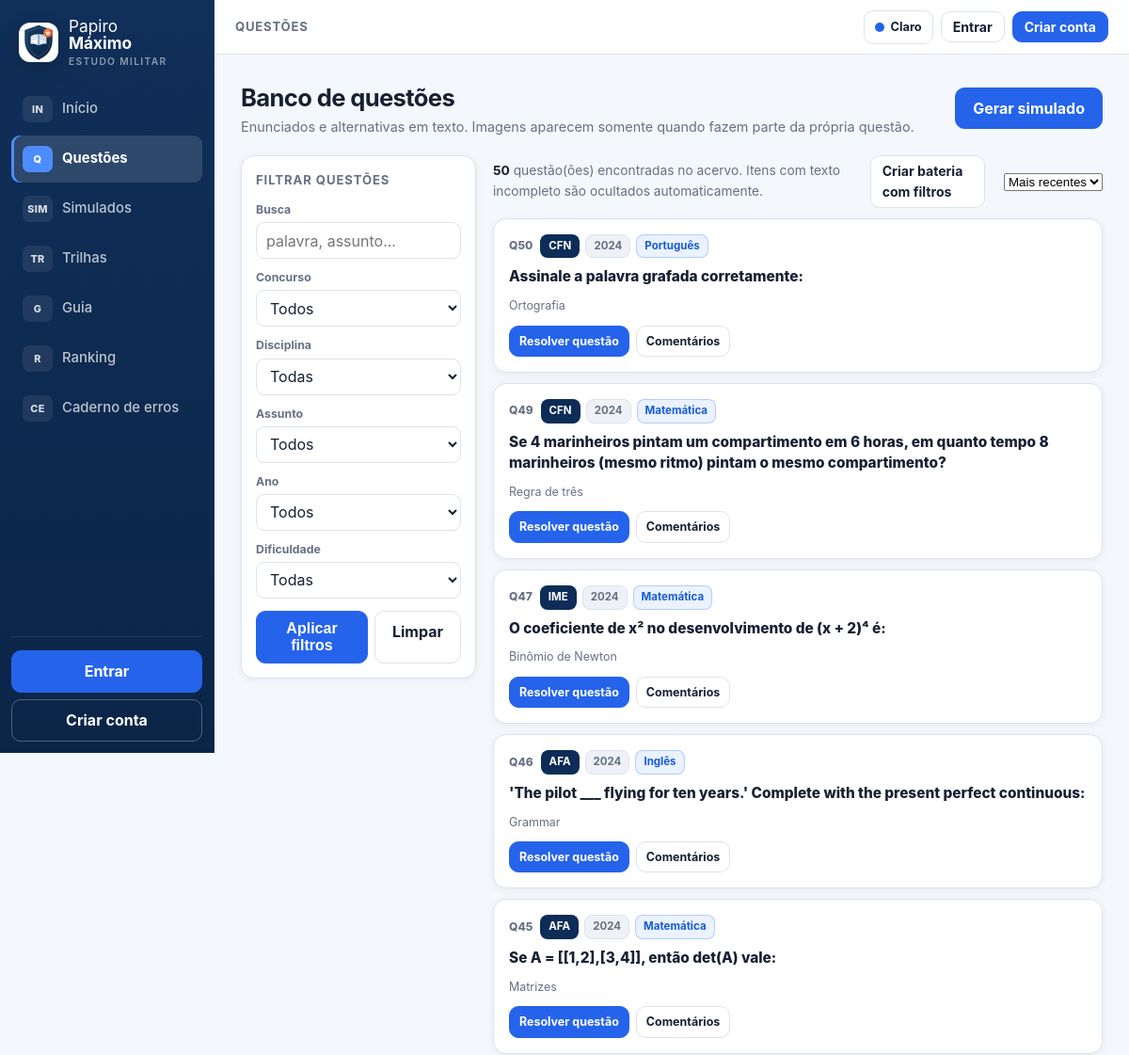
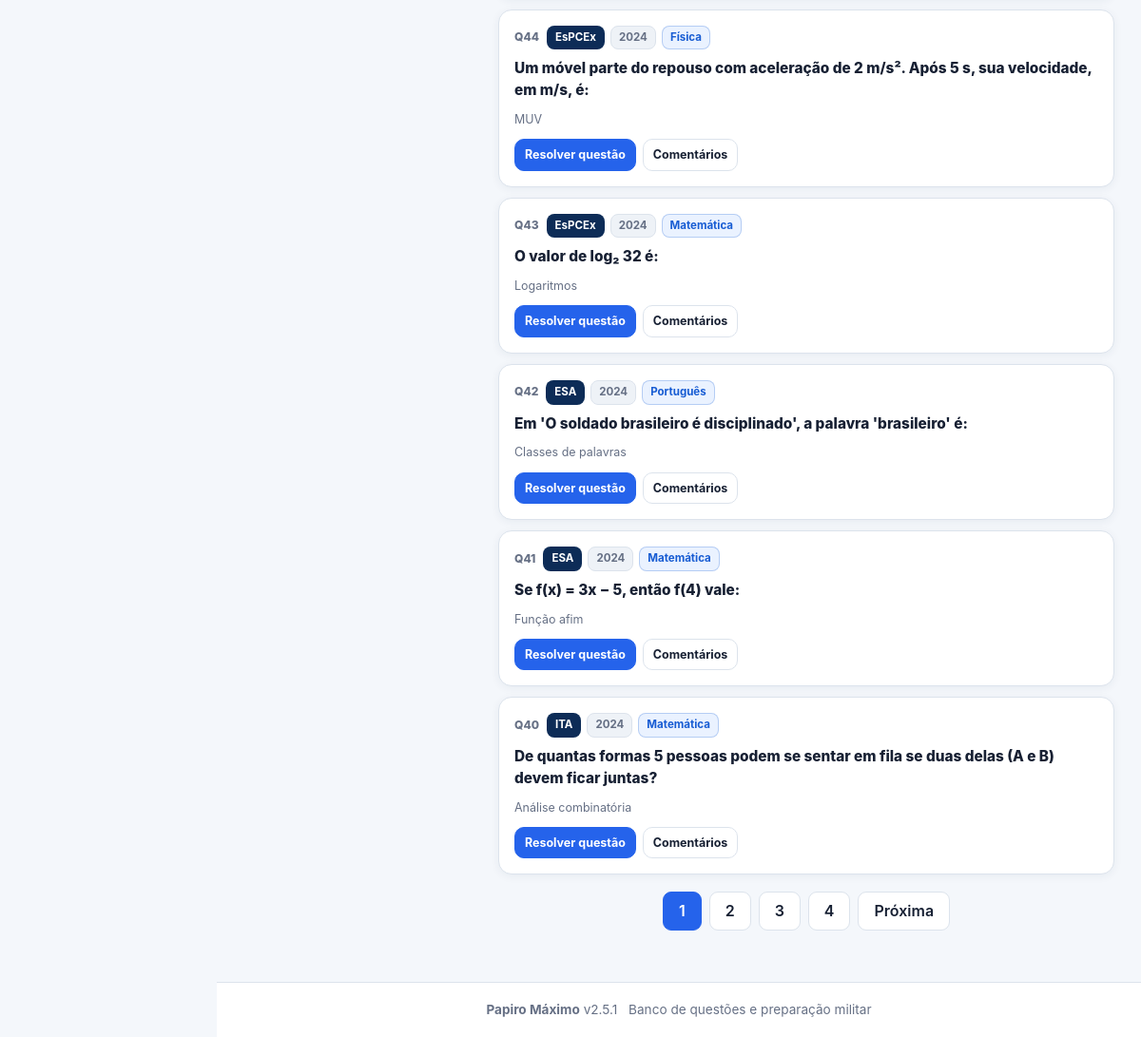
Screenshot of /questoes.php with the database file from the repository (2 pictures, top to bottom).
### tables this page shows
CREATE TABLE IF NOT EXISTS questoes (
  id INT AUTO_INCREMENT PRIMARY KEY,
  slug VARCHAR(40) NOT NULL UNIQUE,
  concurso VARCHAR(20) NOT NULL DEFAULT 'Outro',
  ano INT NOT NULL DEFAULT 2024,
  numero INT NOT NULL DEFAULT 0,
  pagina INT NOT NULL DEFAULT 0,
  regiao VARCHAR(32) NOT NULL DEFAULT '',
  materia VARCHAR(50) NOT NULL DEFAULT 'Geral',
  assunto VARCHAR(100) NOT NULL DEFAULT '',
  dificuldade VARCHAR(10) NOT NULL DEFAULT 'Médio',
  enunciado TEXT NOT NULL,
  alt_a TEXT NOT NULL,
  alt_b TEXT NOT NULL,
  alt_c TEXT NOT NULL,
  alt_d TEXT NOT NULL,
  alt_e TEXT NOT NULL,
  gabarito TINYINT NOT NULL DEFAULT -1,
  gabarito_fonte VARCHAR(24) NOT NULL DEFAULT '',
  gabarito_confianca DECIMAL(5,4) NOT NULL DEFAULT 0,
  gabarito_validado_em DATETIME NULL,
  resolucao TEXT NOT NULL,
  origem VARCHAR(120) NOT NULL DEFAULT '',
  exibir_preview TINYINT NOT NULL DEFAULT 0,
  ativo TINYINT NOT NULL DEFAULT 1,
  created_by INT NULL,
  created_at TIMESTAMP DEFAULT CURRENT_TIMESTAMP
);

### includes/config.php (called while the page is built, shortened)
<?php
function url(string $path = ''): string {
    $p = trim($path);
    return BASE_URL . '/' . ltrim($p, '/');
}

### includes/helpers.php (called while the page is built, shortened)
<?php
function concurso_nome(string $c): string { return CONCURSO_NOMES[$c] ?? $c; }
function e($s): string { return htmlspecialchars((string)($s ?? ''), ENT_QUOTES, 'UTF-8'); }
function q_alternativas(array $q): array {
    return [(string)$q['alt_a'], (string)$q['alt_b'], (string)$q['alt_c'], (string)$q['alt_d'], (string)$q['alt_e']];
}
function question_has_missing_context(array $q): bool {
    $text = mb_strtolower(trim(preg_replace('/\s+/u', ' ', strip_tags((string)($q['enunciado'] ?? '')))));
    $patterns = [
        '/de acordo com o texto/u',
        '/according to the text/i',
        '/choose the best alternative according to the text/i',
        '/choose the correct option according to the text/i',
        '/what happened .* according to the text/i',
    ];
    return false;
}
function question_is_public_ready(array $q): bool {
    $alts = array_filter(q_alternativas($q), static fn($a) => trim((string)$a) !== '');
    return !question_has_missing_context($q);
}

### includes/runtime_schema.php (called while the page is built, shortened)
<?php
function papiro_ensure_runtime_schema(PDO $pdo): void {
    static $done = false;
    if ($done) return;
    $done = true;
}

### includes/official_bank.php (called while the page is built, shortened)
<?php
function official_bank_path(): string {
    return APP_ROOT . '/database/official_questions.json';
}
function official_bank_sync(PDO $pdo): array {
    $path = official_bank_path();
    if (!is_file($path)) throw new RuntimeException('Arquivo database/official_questions.json não encontrado.');
    $raw = file_get_contents($path);
    $rows = json_decode($raw, true, 512, JSON_THROW_ON_ERROR);
    $inserted = $updated = $skipped = 0;
    return ['total'=>count($rows),'inserted'=>$inserted,'updated'=>$updated,'skipped'=>$skipped];
}

### includes/auth.php (called while the page is built, shortened)
<?php
function current_user(): ?array {
    if (empty($_SESSION['user_id'])) return null;
    static $cache = null;
    return $cache === false ? null : $cache;
}

### questoes.php (the view, shortened to what this page needs)
<?php
$user = current_user();
$uid = $user ? (int)$user['id'] : 0;
$pdo = db();
try {
    require_once __DIR__ . '/includes/official_bank.php';
} catch (Throwable $e) {
}
$fConcurso = (string)($_GET['concurso'] ?? '');
$fAno = (string)($_GET['ano'] ?? '');
$fMateria = (string)($_GET['materia'] ?? '');
$fAssunto = trim((string)($_GET['assunto'] ?? ''));
$fDif = (string)($_GET['dificuldade'] ?? '');
$fStatus = (string)($_GET['status'] ?? 'todas');
$fBusca = trim((string)($_GET['busca'] ?? ''));
$fOrdem = (string)($_GET['ordem'] ?? 'recentes');
if (!in_array($fConcurso, CONCURSOS_TODOS, true)) $fConcurso = '';
if (!in_array($fMateria, MATERIAS, true)) $fMateria = '';
if (!in_array($fDif, DIFICULDADES, true)) $fDif = '';
$where = ['q.ativo = 1']; $params = [];
$w = implode(' AND ', $where);
$st = $pdo->prepare("SELECT COUNT(*) FROM questoes q WHERE $w"); $st->execute($params); $total = (int)$st->fetchColumn();
$porPagina = 10; $paginas = max(1, (int)ceil($total / $porPagina)); $pag = min($paginas, max(1, (int)($_GET['pag'] ?? 1))); $offset = ($pag - 1) * $porPagina;
$orderSql = $fOrdem === 'antigas' ? 'q.ano ASC, q.id ASC' : ($fOrdem === 'materia' ? 'q.materia ASC, q.assunto ASC, q.id DESC' : 'q.ano DESC, q.id DESC');
$st = $pdo->prepare("SELECT q.* FROM questoes q WHERE $w ORDER BY $orderSql LIMIT 40 OFFSET $offset"); $st->execute($params); $lista = array_values(array_filter($st->fetchAll(), 'question_is_public_ready')); $lista = array_slice($lista, 0, $porPagina);
function qurl(array $extra = []): string { $q = array_merge($_GET, $extra); foreach ($q as $k=>$v) if ($v === '' || $v === null) unset($q[$k]); return url('questoes.php' . ($q ? '?' . http_build_query($q) : '')); }
include __DIR__ . '/includes/header.php';
?>
<div class="page-head">
  <div><h1>Banco de questões</h1><div class="muted">Enunciados e alternativas em texto. Imagens aparecem somente quando fazem parte da própria questão.</div></div>
  <a class="btn btn-primary" href="<?= e(url('simulados.php')) ?>">Gerar simulado</a>
</div>
<div class="question-layout">
  <aside class="question-filter-panel">
    <h3>Filtrar questões</h3>
    <form method="get">
      <div><label for="busca">Busca</label><input id="busca" name="busca" value="<?= e($fBusca) ?>" placeholder="palavra, assunto..."></div>
      <div><label for="concurso">Concurso</label><select id="concurso" name="concurso"><option value="">Todos</option></select></div>
      <div><label for="materia">Disciplina</label><select id="materia" name="materia"><option value="">Todas</option></select></div>
      <div><label for="assunto">Assunto</label><select id="assunto" name="assunto"><option value="">Todos</option></select></div>
      <div><label for="ano">Ano</label><select id="ano" name="ano"><option value="">Todos</option></select></div>
      <div><label for="dificuldade">Dificuldade</label><select id="dificuldade" name="dificuldade"><option value="">Todas</option></select></div>
      <div class="filter-actions"><button class="btn btn-primary" type="submit">Aplicar filtros</button><a class="btn" href="<?= e(url('questoes.php')) ?>">Limpar</a></div>
    </form>
  </aside>
  <section class="question-results">
    <div class="question-results-toolbar">
      <div class="question-count"><b><?= number_format($total,0,',','.') ?></b> questão(ões) encontradas no acervo. Itens com texto incompleto são ocultados automaticamente.</div><a class="btn btn-small" href="<?= e(url('simulados.php?gerar=1&modo=personalizado&qtd=10&concurso='.urlencode($fConcurso).'&materia='.urlencode($fMateria).'&dificuldade='.urlencode($fDif))) ?>">Criar bateria com filtros</a><span class="grow"></span>
      <form method="get"><select name="ordem" onchange="this.form.submit()"><option value="recentes" <?= $fOrdem==='recentes'?'selected':'' ?>>Mais recentes</option></select></form>
    </div>
    <?php foreach($lista as $q):
      $snippet=trim(preg_replace('/\s+/u',' ',strip_tags((string)$q['enunciado']))??'');
    ?>
    <article class="question-card">
      <div class="question-card-main">
        <div class="question-meta"><span class="question-id">Q<?= (int)$q['id'] ?></span><span class="badge b-navy"><?= e(concurso_nome((string)$q['concurso'])) ?></span><?php if((int)$q['ano']>0): ?><span class="badge"><?= (int)$q['ano'] ?></span><?php endif; ?><span class="badge b-blue"><?= e($q['materia']) ?></span></div>
        <p class="question-title"><?= e($snippet) ?></p>
        <div class="question-topic"><?= e((string)$q['assunto']) ?><?= (int)($q['pagina']??0)>0 ? ' · PDF p. '.(int)$q['pagina'] : '' ?></div>
        <div class="question-actions"><a class="btn btn-primary" href="<?= e(url('resolver.php?id='.(int)$q['id'])) ?>">Resolver questão</a><a class="btn" href="<?= e(url('resolver.php?id='.(int)$q['id'].'#commentList')) ?>">Comentários</a></div>
      </div>
    </article>
    <?php endforeach; ?>
    <?php if($paginas>1): $ini=max(1,$pag-3);$fim=min($paginas,$pag+3); ?>
      <div class="pager"><?php if($pag>1): ?><a class="tab" href="<?= e(qurl(['pag'=>$pag-1])) ?>">Anterior</a><?php endif; ?><?php for($i=$ini;$i<=$fim;$i++): ?><a class="tab <?= $i===$pag?'active':'' ?>" href="<?= e(qurl(['pag'=>$i])) ?>"><?= $i ?></a><?php endfor; ?><?php if($pag<$paginas): ?><a class="tab" href="<?= e(qurl(['pag'=>$pag+1])) ?>">Próxima</a><?php endif; ?></div>
    <?php endif; ?>
  </section>
</div>
<?php include __DIR__ . '/includes/footer.php'; ?>

### assets/css/style.css (style rules this page uses)
:root { --navy:#0b1b33; --navy2:#13294f; --navy3:#1d3a68; --gold:#e3a82b; --gold2:#f5c451; --gold-soft:#fdf3d7; --bg:#f1ecdd; --card:#fffdf6; --line:#e2d9c2; --ink:#1d2433; --muted:#6f6a5c; --ok:#15803d; --ok-bg:#e5f5e9; --err:#b91c1c; --err-bg:#fdecec; --info:#1d4ed8; --info-bg:#e8effe; --radius:14px; --shadow:0 2px 10px rgba(11,27,51,.08); }
* { box-sizing:border-box }
html { -webkit-text-size-adjust:100% }
body { margin:0;font-family:"Segoe UI",system-ui,-apple-system,Roboto,Arial,sans-serif;background:var(--bg);color:var(--ink);line-height:1.55 }
a { color:var(--navy3);text-decoration:none }
.muted { color:var(--muted);font-size:.9em }
.page-head { display:flex;align-items:center;gap:12px;margin:4px 0 16px;flex-wrap:wrap }
.page-head h1 { font-size:1.5rem;margin:0;color:var(--navy) }
.btn { display:inline-block;border:1px solid var(--navy);background:#fff;color:var(--navy);border-radius:10px;padding:9px 18px;font-weight:600;cursor:pointer;font-size:1rem }
.btn-small { padding:5px 12px;font-size:.88rem }
.badge { display:inline-block;font-size:.78rem;font-weight:700;border-radius:20px;padding:2px 11px;background:#ece7d6;color:#5b5545;border:1px solid #d8cfb4;white-space:nowrap }
.b-navy { background:var(--navy);color:#fff;border-color:var(--navy) }
.b-blue { background:var(--info-bg);color:var(--info);border-color:#c3d3f5 }
.tab { border:1px solid var(--line);background:#fff;border-radius:20px;padding:7px 16px;font-weight:600;color:var(--navy) }
.tab.active { background:var(--navy);color:#fff;border-color:var(--navy) }
.pager { display:flex;gap:8px;justify-content:center;margin:18px 0;flex-wrap:wrap }

### rows the page displays
questoes: id "50", concurso "CFN", ano "2024", materia "Português", enunciado "Assinale a palavra grafada corretamente:", assunto "Ortografia"
questoes: id "49", concurso "CFN", ano "2024", materia "Matemática", enunciado "Se 4 marinheiros pintam um compartimento em 6 horas, em quanto tempo 8 marinheiros (mesmo ritmo) pintam o mesmo compartimento?", assunto "Regra de três"
questoes: id "47", concurso "IME", ano "2024", materia "Matemática", enunciado "O coeficiente de x² no desenvolvimento de (x + 2)⁴ é:", assunto "Binômio de Newton"
questoes: id "46", concurso "AFA", ano "2024", materia "Inglês", enunciado "'The pilot ___ flying for ten years.' Complete with the present perfect continuous:", assunto "Grammar"
questoes: id "45", concurso "AFA", ano "2024", materia "Matemática", enunciado "Se A = [[1,2],[3,4]], então det(A) vale:", assunto "Matrizes"
questoes: id "44", concurso "EsPCEx", ano "2024", materia "Física", enunciado "Um móvel parte do repouso com aceleração de 2 m/s². Após 5 s, sua velocidade, em m/s, é:", assunto "MUV"
questoes: id "43", concurso "EsPCEx", ano "2024", materia "Matemática", enunciado "O valor de log₂ 32 é:", assunto "Logaritmos"
questoes: id "42", concurso "ESA", ano "2024", materia "Português", enunciado "Em 'O soldado brasileiro é disciplinado', a palavra 'brasileiro' é:", assunto "Classes de palavras"
questoes: id "41", concurso "ESA", ano "2024", materia "Matemática", enunciado "Se f(x) = 3x − 5, então f(4) vale:", assunto "Função afim"
questoes: id "40", concurso "ITA", ano "2024", materia "Matemática", enunciado "De quantas formas 5 pessoas podem se sentar em fila se duas delas (A e B) devem ficar juntas?", assunto "Análise combinatória"

### other values shown
$icon "IN"
$label "Início"
$icon "Q"
$label "Questões"
$icon "SIM"
$label "Simulados"
$icon "TR"
$label "Trilhas"
$icon "G"
$label "Guia"
$icon "R"
$label "Ranking"
$icon "CE"
$label "Caderno de erros"
$title "QUESTÕES"
